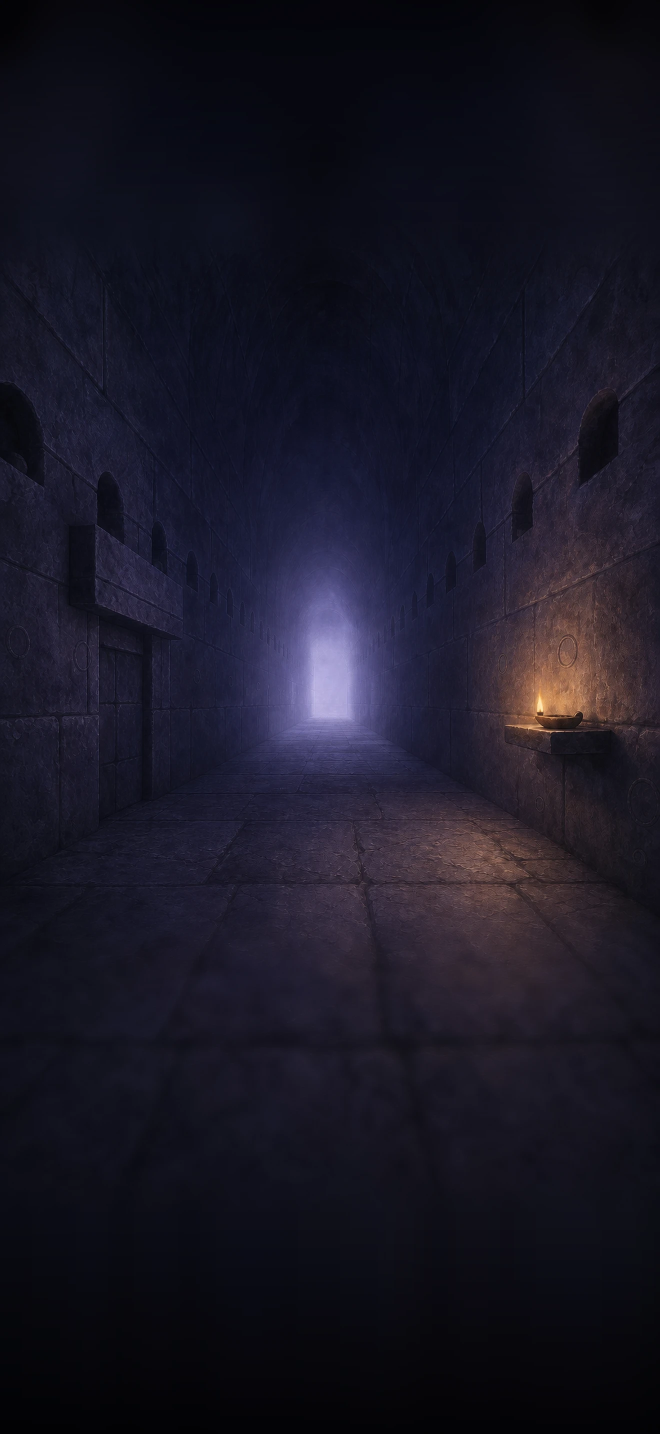
#> input picture app/paint/places/img/pt-b-1.A.webp, 1320 x 2868 px (shown at 1/2 size)
$ python composite.py ../img/pt-b-1.A.webp ../img/pt-b-10.A.webp ../img/pt-b-10.A.webp 5 1.0 1.0
#> lines starting #> are read from the running program, lines starting #| are printed output that depends on the picture
#!/usr/bin/env python3
"""Fit a 2:3 AI repaint (1024x1536) into the game's 1320x2868 frame. SEALED folder (D-015); this file holds no story.

    python3 composite.py <ai.png|jpg> <out-dir> <id> [top] [soft] [dim]

top = where the painted 1320x1980 window sits in the frame (default 444 = centred; 888 = bottom-aligned,
0 = top-aligned). Above and below the window the picture is continued from the AI painting's own blurred edge,
fading to dark (never blended with the old picture: that left seams and ghost lights). The lower third is softened
so the button band stays calm (check.mjs): soft = that blur's radius (default 9; raise it when check.mjs says
"button band busy"); dim = how much the words' band (top 22%) is darkened, 0-1 (default 0; raise it when check.mjs
says "words band dark"). Writes <out-dir>/<id>.webp and .jpg; the .json (anchors) is made by
anchors.py.
"""
import sys
import numpy as np
from PIL import Image, ImageFilter

W, H, h = 1320, 2868, 1980
src, out_dir, ident = sys.argv[1:4]
top = int(sys.argv[4]) if len(sys.argv) > 4 else 444
soft = float(sys.argv[5]) if len(sys.argv) > 5 else 9
dim = float(sys.argv[6]) if len(sys.argv) > 6 else 0
ai = Image.open(src).convert('RGB').resize((W, h), Image.LANCZOS)
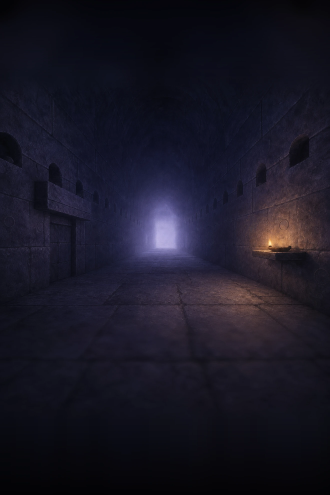
#> ai: PIL image 1320x1980 RGB (shown at 1/4 size); mean R, G, B 25.1, 23.3, 36.6
A = np.asarray(ai).astype(np.float32)
blur = np.asarray(ai.filter(ImageFilter.GaussianBlur(28))).astype(np.float32)
out = np.zeros((H, W, 3), np.float32)
if top:   # above the window: the blurred top rows mirrored, fading to dark toward the frame's top
    n = top; t = np.linspace(1, 0, n, dtype=np.float32)[:, None, None]
    src_rows = blur[:n][::-1] if n <= h else np.repeat(blur[:1], n, 0)
    out[:top] = src_rows * (1 - .75 * t)
nb = H - top - h
if nb > 0:  # below: the edge row itself continued (no mirrored lights), fading to dark
    b = np.linspace(0, 1, nb, dtype=np.float32)[:, None, None]
    out[top + h:] = np.repeat(blur[h - 1:h], nb, 0) * (1 - .8 * b)
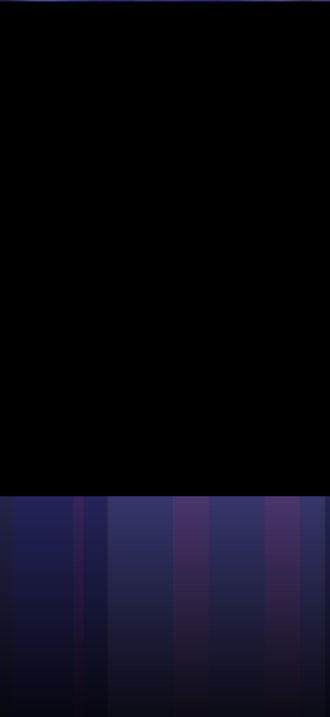
#> out: shape (2868, 1320, 3) float32 (shown at 1/4 size); mean of channels 0, 1, 2 0.544, 0.497, 1.05; drawn with min black and max white
f = 120; y = np.arange(h, dtype=np.float32); w = np.clip(np.minimum(y, h - 1 - y) / f, 0, 1)[:, None, None]
if not top: w[:f] = 1
if not nb: w[-f:] = 1
out[top:top + h] = w * A + (1 - w) * blur
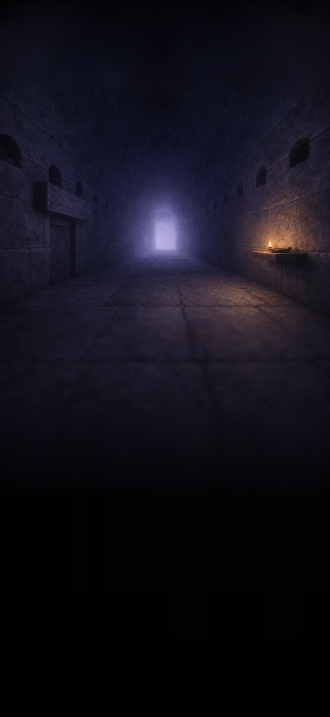
#> out: shape (2868, 1320, 3) float32 (shown at 1/4 size); mean of channels 0, 1, 2 17.7, 16.4, 26.2; drawn as R, G, B
im = Image.fromarray(np.clip(out, 0, 255).astype(np.uint8)); a = np.asarray(im).astype(np.float32)
bb = np.asarray(im.filter(ImageFilter.GaussianBlur(soft))).astype(np.float32)
v = np.arange(H, dtype=np.float32) / H; wb = np.clip((v - .60) / .08, 0, 1)[:, None, None] * .85
wd = 1 - dim * np.clip((.26 - v) / .1, 0, 1)[:, None, None]   # the words' band darkened, fading out by 26%
fin = Image.fromarray(np.clip((wb * bb + (1 - wb) * a) * wd, 0, 255).astype(np.uint8))
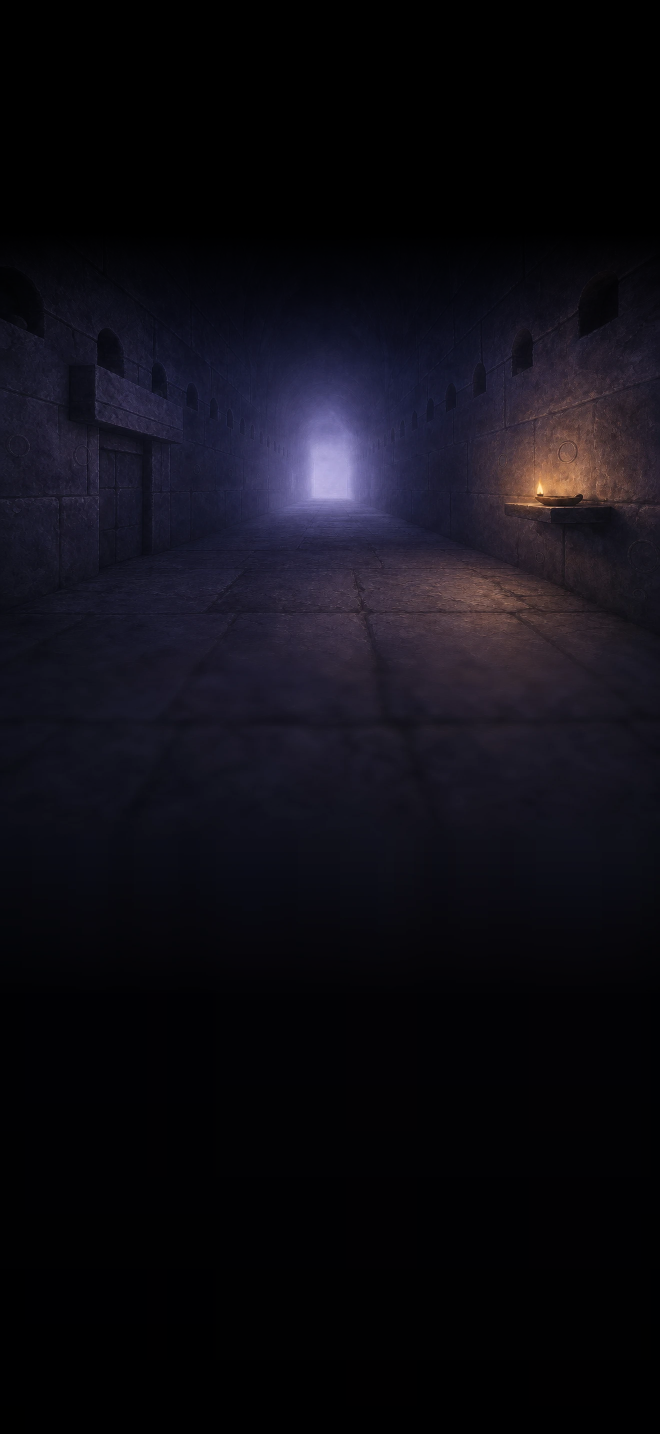
#> fin: PIL image 1320x2868 RGB (shown at 1/2 size); mean R, G, B 14.7, 13.2, 20.4
fin.save(f'{out_dir}/{ident}.webp', quality=90); fin.save(f'{out_dir}/{ident}.jpg', quality=92)
print(ident, 'composited, window top', top)

$ run again, on app/paint/places/img/pt-b-11.A.webp
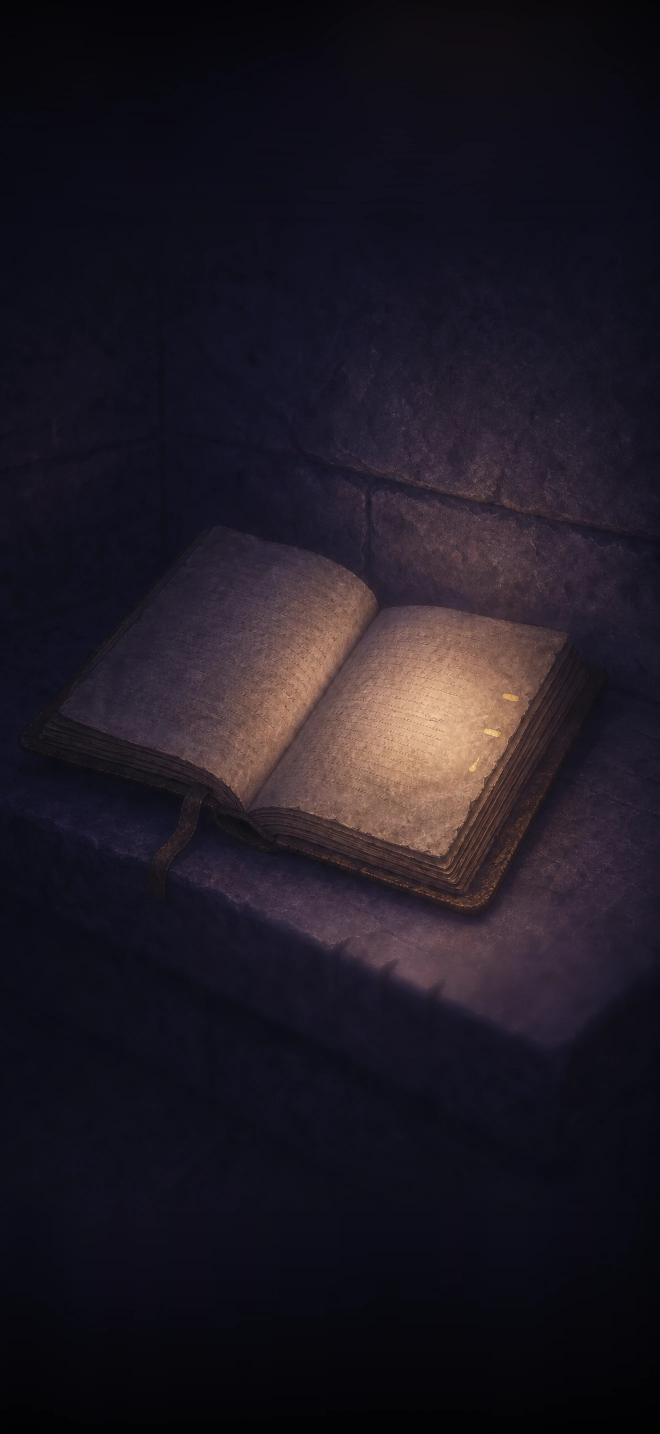
#> input picture app/paint/places/img/pt-b-11.A.webp, 1320 x 2868 px (shown at 1/2 size)
#> `out[top + h:] = np.repeat(blur[h - 1:h], nb, 0) * (1 - .8 * b)`:
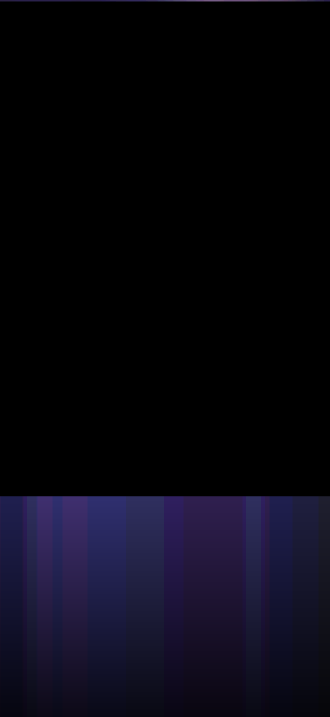
#> out: shape (2868, 1320, 3) float32 (shown at 1/4 size); mean of channels 0, 1, 2 0.539, 0.462, 1.06; drawn with min black and max white
#> `fin = Image.fromarray(np.clip((wb * bb + (1 - wb) * a) * wd, 0, 255).a..`:
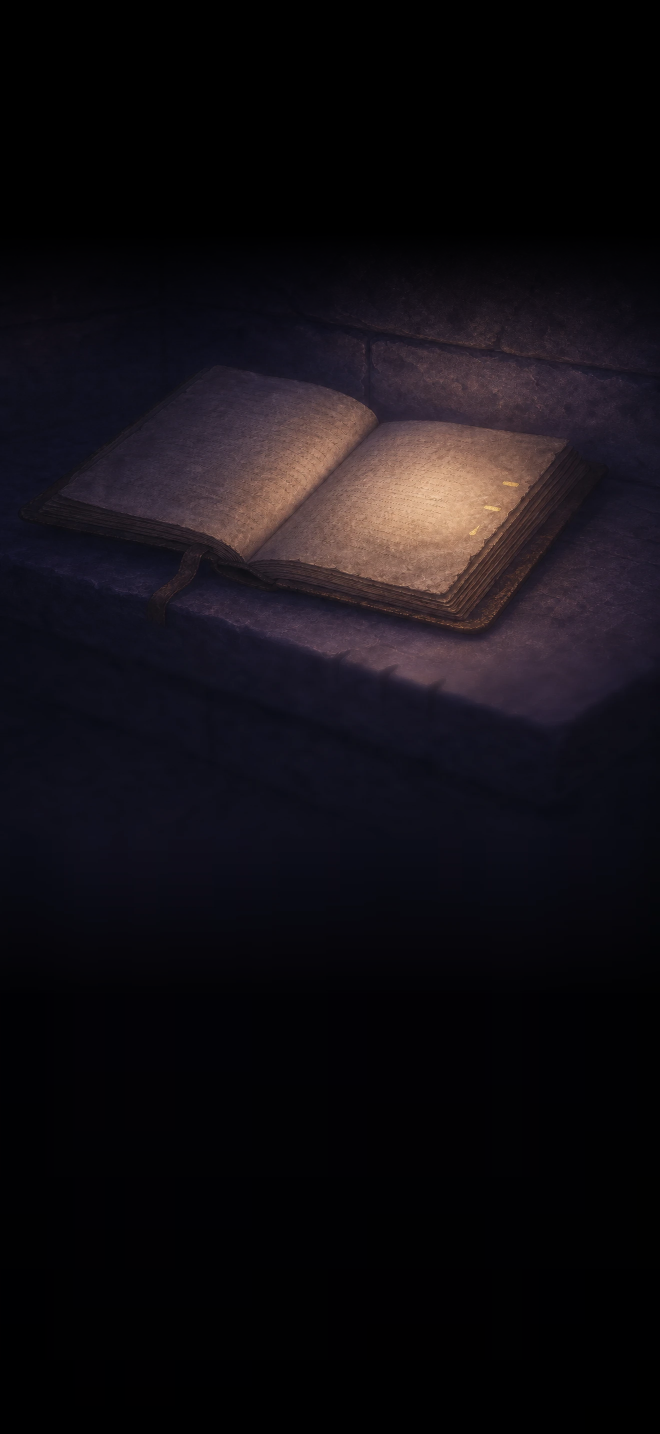
#> fin: PIL image 1320x2868 RGB (shown at 1/2 size); mean R, G, B 18.2, 14.8, 19.5

$ run again, on app/paint/places/img/pt-b-12.A.webp
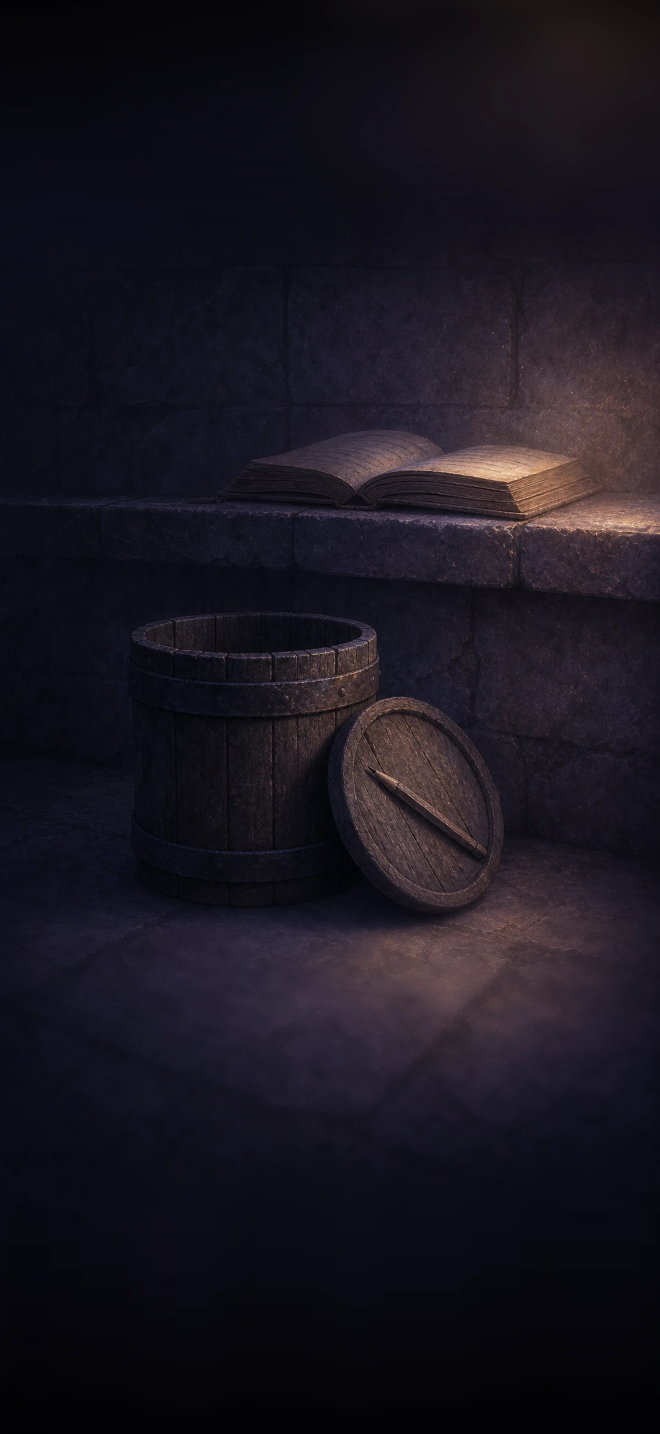
#> input picture app/paint/places/img/pt-b-12.A.webp, 1320 x 2868 px (shown at 1/2 size)
#> `out[top + h:] = np.repeat(blur[h - 1:h], nb, 0) * (1 - .8 * b)`:
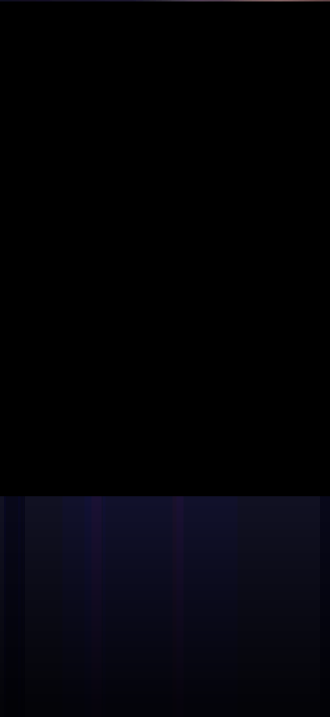
#> out: shape (2868, 1320, 3) float32 (shown at 1/4 size); mean of channels 0, 1, 2 0.4, 0.4, 0.9; drawn with min black and max white
#> `fin = Image.fromarray(np.clip((wb * bb + (1 - wb) * a) * wd, 0, 255).a..`:
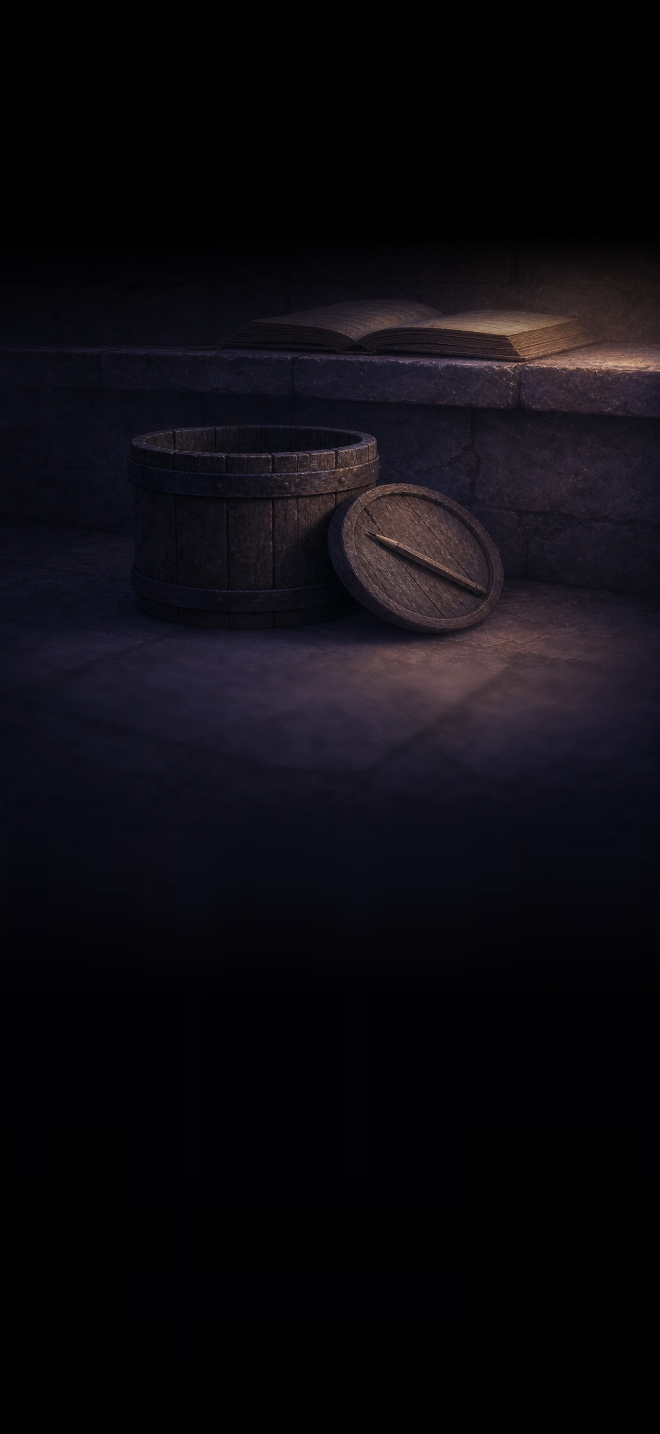
#> fin: PIL image 1320x2868 RGB (shown at 1/2 size); mean R, G, B 13.2, 11.2, 16.5
